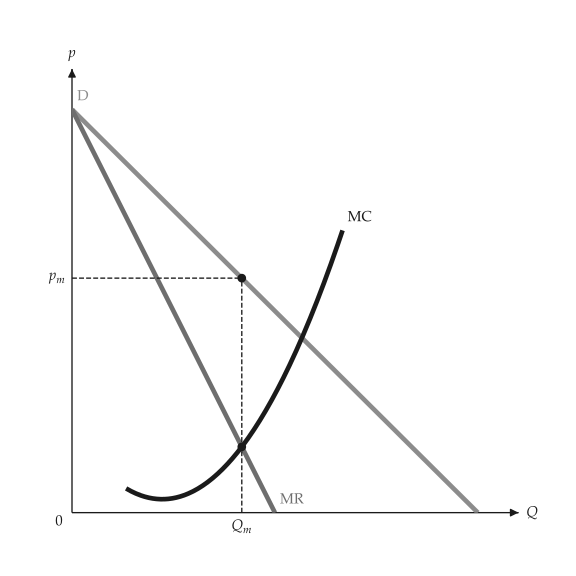

Reproduce this figure in Python.
"""Render monopoly: MR = MC, profit, deadweight loss, tax, demand change, plants, Lerner index."""

from __future__ import annotations

from pathlib import Path

from common import Session, parser

from micro_viz import (
    CubicCost,
    LinearDemand,
    Monopolist,
    MultiplantMonopoly,
    PlotTheme,
    analyze_costs,
    lerner_markup_canvas,
    monopoly_canvas,
    monopoly_demand_shift_canvas,
    monopoly_dwl_canvas,
    monopoly_tax_canvas,
    monopoly_totals_canvas,
    monopoly_totals_grid,
    multiplant_canvas,
)


def cost_from(text: str) -> CubicCost:
    """A cubic cost from ``fixed:linear:quadratic:cubic``."""
    fixed, linear, quadratic, cubic = (
        float(part) for part in text.split(":")
    )
    return CubicCost(fixed, linear, quadratic, cubic)


def demand_from(text: str) -> LinearDemand:
    """A linear demand from ``intercept:slope``."""
    intercept, slope = (float(part) for part in text.split(":"))
    return LinearDemand(intercept, slope)


def monopoly_examples(
    output_dir: Path,
    theme: PlotTheme,
    *,
    demand: LinearDemand,
    shifted: LinearDemand,
    rotated: LinearDemand,
    cost: CubicCost,
    plants: tuple[CubicCost, CubicCost],
    plant_demand: LinearDemand,
    elastic: LinearDemand,
    inelastic: LinearDemand,
    tax: float,
    lost_profit: tuple[float, float],
    min_output: float,
    max_output: float,
    samples: int,
    title: str | None = None,
) -> list[Path]:
    """Write the monopoly figures into ``output_dir`` and return their paths."""
    output_dir.mkdir(parents=True, exist_ok=True)
    window = (min_output, max_output)

    unit = analyze_costs(cost, output_range=window, samples=samples)
    firm = Monopolist(demand, cost)
    outcome = firm.solve()
    taxed_cost = cost.with_unit_tax(tax)
    taxed = analyze_costs(taxed_cost, output_range=window, samples=samples)
    taxed_outcome = Monopolist(demand, taxed_cost).solve()
    shifted_outcome = firm.with_demand(shifted).solve()
    rotated_outcome = firm.with_demand(rotated).solve()
    multi = MultiplantMonopoly(plant_demand, plants)
    elastic_outcome = Monopolist(elastic, cost).solve()
    inelastic_outcome = Monopolist(inelastic, cost).solve()
    figures = {
        "monopoly.svg": monopoly_canvas(
            outcome, unit, curves=("mc",), title=title, theme=theme
        ),
        "monopoly_lost_profit.svg": monopoly_canvas(
            outcome,
            unit,
            curves=("mc",),
            lost_profit=lost_profit,
            title=title,
            theme=theme,
        ),
        "monopoly_profit.svg": monopoly_canvas(
            outcome, unit, profit=True, title=title, theme=theme
        ),
        "monopoly_totals.svg": monopoly_totals_canvas(
            outcome, output_range=window, title=title, theme=theme
        ),
        "monopoly_totals_grid.svg": monopoly_totals_grid(
            outcome, unit, theme=theme
        ),
        "monopoly_dwl.svg": monopoly_dwl_canvas(
            outcome, unit, title=title, theme=theme
        ),
        "monopoly_tax.svg": monopoly_tax_canvas(
            outcome, taxed_outcome, unit, taxed, title=title, theme=theme
        ),
        "monopoly_demand_shift.svg": monopoly_demand_shift_canvas(
            outcome, shifted_outcome, unit, title=title, theme=theme
        ),
        "monopoly_demand_rotate.svg": monopoly_demand_shift_canvas(
            outcome,
            rotated_outcome,
            unit,
            rotate=True,
            title=title,
            theme=theme,
        ),
        "multiplant.svg": multiplant_canvas(
            multi, multi.solve(), theme=theme
        ),
        "lerner_markup.svg": lerner_markup_canvas(
            (elastic_outcome, inelastic_outcome), (unit, unit), theme=theme
        ),
    }
    paths = []
    for name, figure in figures.items():
        figure.save(output_dir / name)
        paths.append(output_dir / name)
    return paths


def main() -> None:
    args_parser = parser(__doc__)
    args_parser.add_argument(
        "--cost", default="20:6:-1.5:0.15", help="fixed:linear:quad:cubic"
    )
    args_parser.add_argument(
        "--demand", default="30:2", help="intercept:slope"
    )
    args_parser.add_argument(
        "--shifted-demand", default="36:2", help="intercept:slope"
    )
    args_parser.add_argument(
        "--rotated-demand", default="30:1.5", help="intercept:slope"
    )
    args_parser.add_argument("--plant-1", default="10:4:-1:0.12")
    args_parser.add_argument("--plant-2", default="10:8:-1.5:0.15")
    args_parser.add_argument("--plant-demand", default="30:0.8")
    args_parser.add_argument("--elastic-demand", default="20:0.5")
    args_parser.add_argument("--inelastic-demand", default="40:3")
    args_parser.add_argument("--tax", type=float, default=4.0)
    args_parser.add_argument(
        "--lost-profit", type=float, nargs=2, default=[4.5, 8.0]
    )
    args_parser.add_argument("--min-output", type=float, default=2.0)
    args_parser.add_argument("--max-output", type=float, default=10.0)
    args_parser.add_argument("--samples", type=int, default=221)
    args_parser.add_argument("--title", default=None)
    args = args_parser.parse_args()
    session = Session(args)
    try:
        monopoly_examples(
            args.output_dir,
            session.theme,
            demand=demand_from(args.demand),
            shifted=demand_from(args.shifted_demand),
            rotated=demand_from(args.rotated_demand),
            cost=cost_from(args.cost),
            plants=(cost_from(args.plant_1), cost_from(args.plant_2)),
            plant_demand=demand_from(args.plant_demand),
            elastic=demand_from(args.elastic_demand),
            inelastic=demand_from(args.inelastic_demand),
            tax=args.tax,
            lost_profit=(args.lost_profit[0], args.lost_profit[1]),
            min_output=args.min_output,
            max_output=args.max_output,
            samples=args.samples,
            title=args.title,
        )
    finally:
        session.close()


if __name__ == "__main__":
    main()
